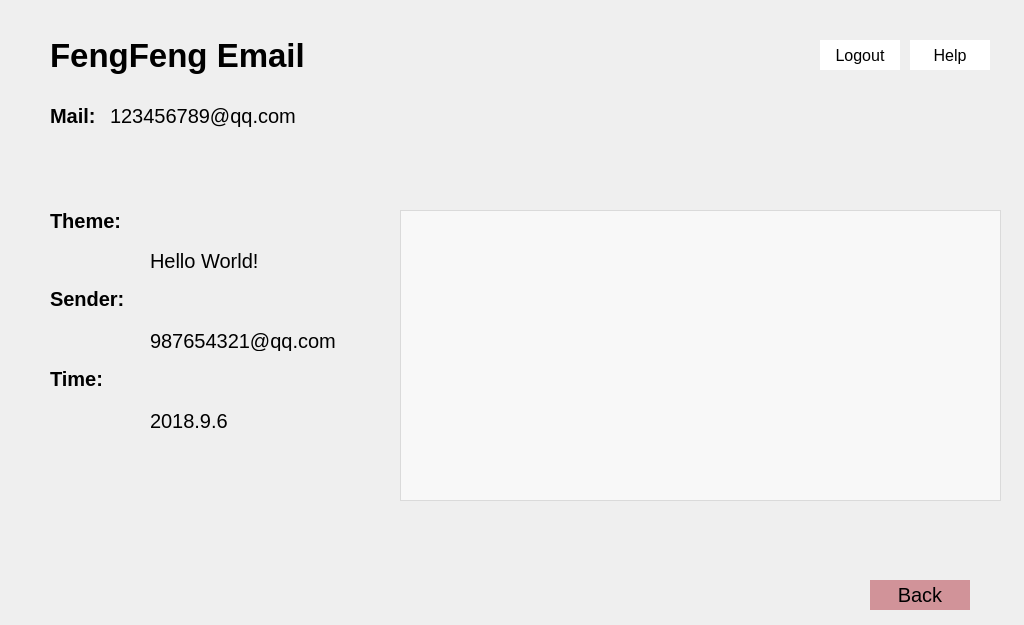
<?xml version="1.0" encoding="UTF-8"?>
<ui version="4.0">
 <class>Detail</class>
 <widget class="QWidget" name="Detail">
  <property name="geometry">
   <rect>
    <x>0</x>
    <y>0</y>
    <width>1024</width>
    <height>625</height>
   </rect>
  </property>
  <property name="maximumSize">
   <size>
    <width>1024</width>
    <height>625</height>
   </size>
  </property>
  <property name="windowTitle">
   <string>Detail</string>
  </property>
  <property name="autoFillBackground">
   <bool>true</bool>
  </property>
  <widget class="QPushButton" name="Help">
   <property name="geometry">
    <rect>
     <x>910</x>
     <y>40</y>
     <width>80</width>
     <height>30</height>
    </rect>
   </property>
   <property name="font">
    <font>
     <pointsize>12</pointsize>
    </font>
   </property>
   <property name="focusPolicy">
    <enum>Qt::NoFocus</enum>
   </property>
   <property name="autoFillBackground">
    <bool>false</bool>
   </property>
   <property name="styleSheet">
    <string notr="true">background-color: rgb(255, 255, 255);
border:0;</string>
   </property>
   <property name="text">
    <string>Help</string>
   </property>
  </widget>
  <widget class="QLabel" name="label">
   <property name="geometry">
    <rect>
     <x>50</x>
     <y>30</y>
     <width>521</width>
     <height>51</height>
    </rect>
   </property>
   <property name="maximumSize">
    <size>
     <width>1024</width>
     <height>625</height>
    </size>
   </property>
   <property name="font">
    <font>
     <pointsize>25</pointsize>
     <weight>75</weight>
     <bold>true</bold>
    </font>
   </property>
   <property name="text">
    <string>FengFeng Email</string>
   </property>
  </widget>
  <widget class="QLabel" name="label_3">
   <property name="geometry">
    <rect>
     <x>50</x>
     <y>100</y>
     <width>121</width>
     <height>31</height>
    </rect>
   </property>
   <property name="font">
    <font>
     <pointsize>15</pointsize>
     <weight>75</weight>
     <bold>true</bold>
    </font>
   </property>
   <property name="text">
    <string>Mail:</string>
   </property>
  </widget>
  <widget class="QPushButton" name="Logout">
   <property name="geometry">
    <rect>
     <x>820</x>
     <y>40</y>
     <width>80</width>
     <height>30</height>
    </rect>
   </property>
   <property name="font">
    <font>
     <pointsize>12</pointsize>
    </font>
   </property>
   <property name="focusPolicy">
    <enum>Qt::NoFocus</enum>
   </property>
   <property name="autoFillBackground">
    <bool>false</bool>
   </property>
   <property name="styleSheet">
    <string notr="true">
background-color: rgb(255, 255, 255);
border:0;</string>
   </property>
   <property name="text">
    <string>Logout</string>
   </property>
  </widget>
  <widget class="QLabel" name="label_2">
   <property name="geometry">
    <rect>
     <x>110</x>
     <y>90</y>
     <width>211</width>
     <height>51</height>
    </rect>
   </property>
   <property name="font">
    <font>
     <pointsize>15</pointsize>
    </font>
   </property>
   <property name="text">
    <string>123456789@qq.com</string>
   </property>
  </widget>
  <widget class="QLabel" name="label_5">
   <property name="geometry">
    <rect>
     <x>50</x>
     <y>210</y>
     <width>111</width>
     <height>21</height>
    </rect>
   </property>
   <property name="font">
    <font>
     <pointsize>15</pointsize>
     <weight>75</weight>
     <bold>true</bold>
    </font>
   </property>
   <property name="text">
    <string>Theme:</string>
   </property>
  </widget>
  <widget class="QLabel" name="label_6">
   <property name="geometry">
    <rect>
     <x>50</x>
     <y>290</y>
     <width>101</width>
     <height>17</height>
    </rect>
   </property>
   <property name="font">
    <font>
     <pointsize>15</pointsize>
     <weight>75</weight>
     <bold>true</bold>
    </font>
   </property>
   <property name="text">
    <string>Sender:</string>
   </property>
  </widget>
  <widget class="QLabel" name="label_7">
   <property name="geometry">
    <rect>
     <x>50</x>
     <y>370</y>
     <width>101</width>
     <height>17</height>
    </rect>
   </property>
   <property name="font">
    <font>
     <pointsize>15</pointsize>
     <weight>75</weight>
     <bold>true</bold>
    </font>
   </property>
   <property name="text">
    <string>Time:</string>
   </property>
  </widget>
  <widget class="QTextBrowser" name="MailDetail">
   <property name="geometry">
    <rect>
     <x>400</x>
     <y>210</y>
     <width>601</width>
     <height>291</height>
    </rect>
   </property>
   <property name="font">
    <font>
     <pointsize>15</pointsize>
    </font>
   </property>
   <property name="styleSheet">
    <string notr="true">background-color:rgba(255, 255, 255, 150);</string>
   </property>
  </widget>
  <widget class="QLabel" name="SubjectDetail">
   <property name="geometry">
    <rect>
     <x>150</x>
     <y>250</y>
     <width>281</width>
     <height>21</height>
    </rect>
   </property>
   <property name="font">
    <font>
     <pointsize>15</pointsize>
    </font>
   </property>
   <property name="text">
    <string>Hello World!</string>
   </property>
  </widget>
  <widget class="QLabel" name="SenderDetail">
   <property name="geometry">
    <rect>
     <x>150</x>
     <y>330</y>
     <width>211</width>
     <height>21</height>
    </rect>
   </property>
   <property name="font">
    <font>
     <pointsize>15</pointsize>
    </font>
   </property>
   <property name="text">
    <string>987654321@qq.com</string>
   </property>
  </widget>
  <widget class="QLabel" name="TimeDetail">
   <property name="geometry">
    <rect>
     <x>150</x>
     <y>410</y>
     <width>161</width>
     <height>21</height>
    </rect>
   </property>
   <property name="font">
    <font>
     <pointsize>15</pointsize>
    </font>
   </property>
   <property name="text">
    <string>2018.9.6</string>
   </property>
  </widget>
  <widget class="QPushButton" name="Back">
   <property name="geometry">
    <rect>
     <x>870</x>
     <y>580</y>
     <width>100</width>
     <height>30</height>
    </rect>
   </property>
   <property name="font">
    <font>
     <pointsize>15</pointsize>
    </font>
   </property>
   <property name="autoFillBackground">
    <bool>false</bool>
   </property>
   <property name="styleSheet">
    <string notr="true">background-color: rgba(193, 101, 110, 170);
border:0;</string>
   </property>
   <property name="text">
    <string>Back</string>
   </property>
  </widget>
 </widget>
 <resources/>
 <connections/>
</ui>
